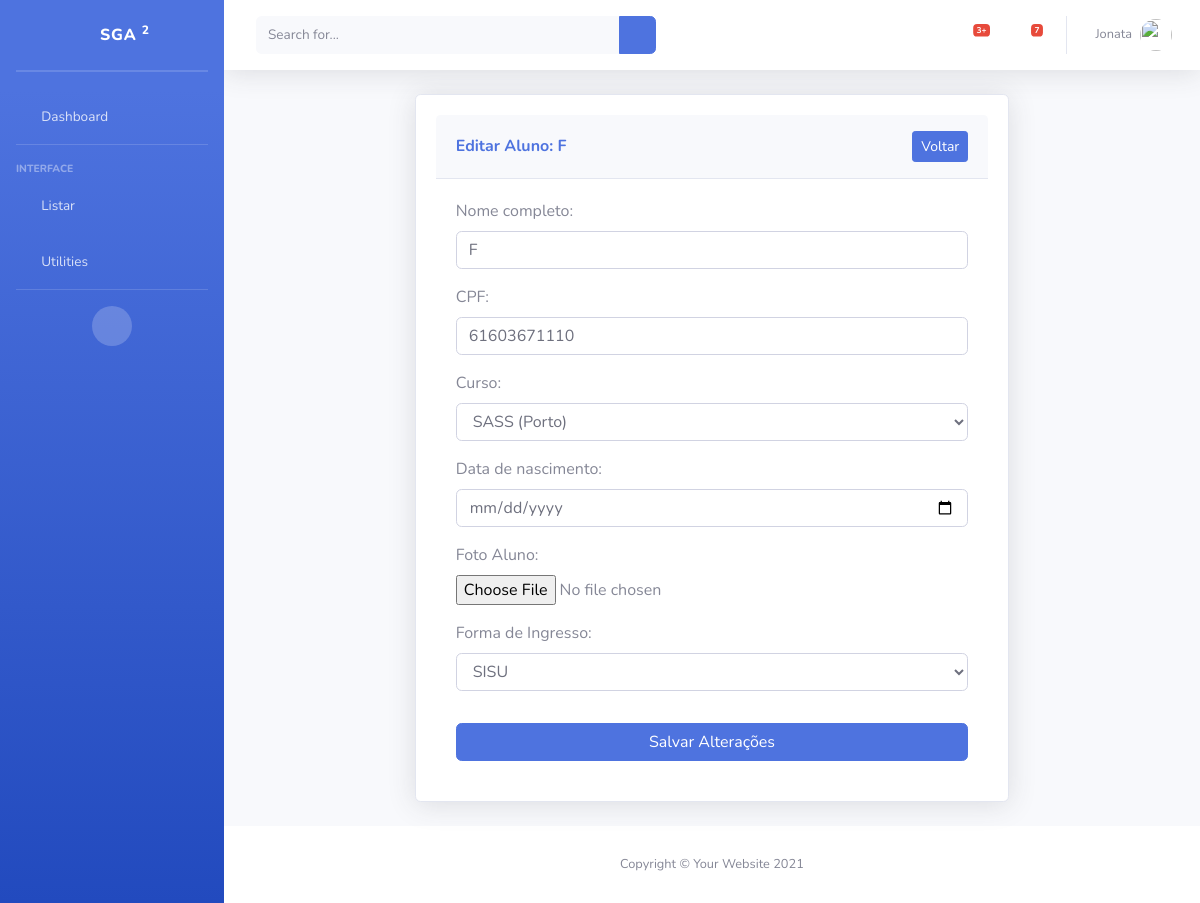
The page /editarAluno/31/ on the database as committed earlier.
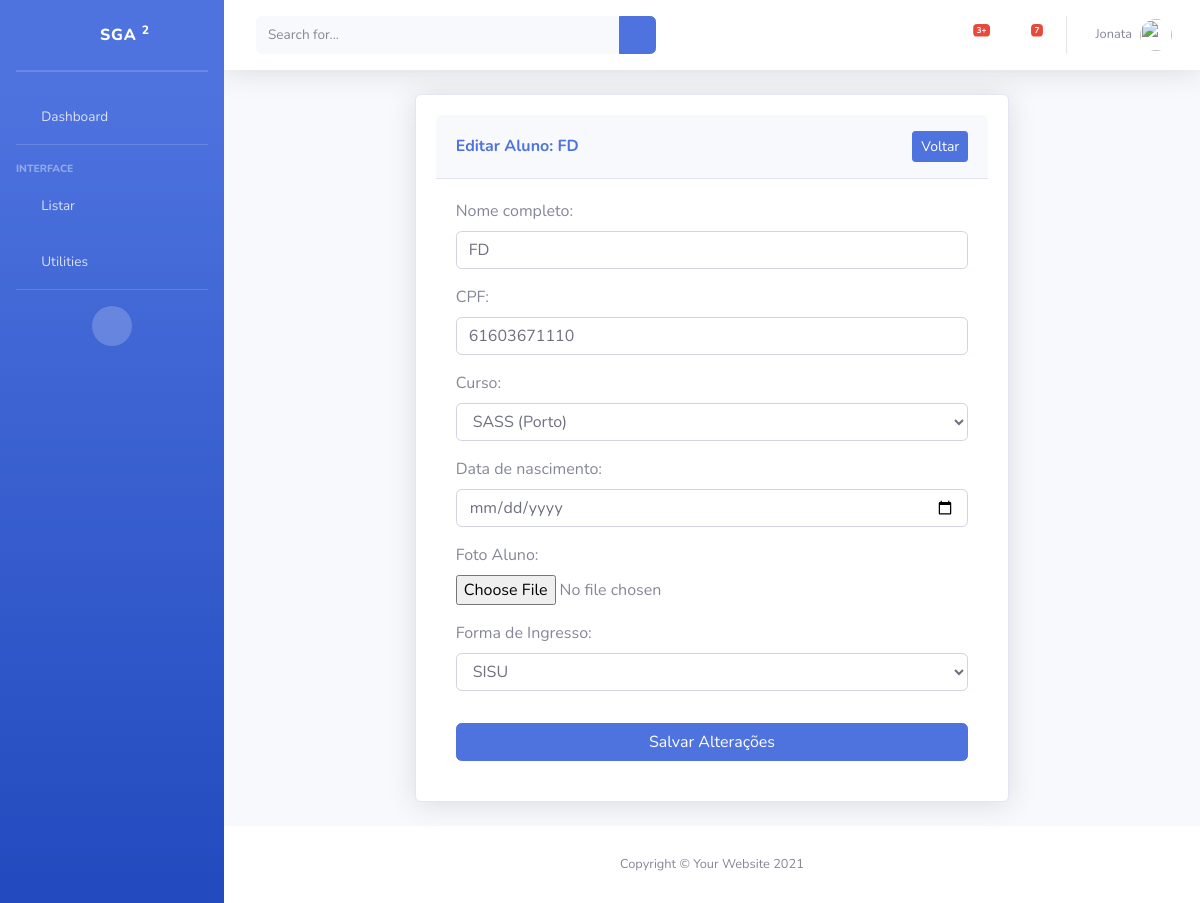
The same page on the database as committed later.
### piloto/models/Aluno.py (models this page shows, shortened)
class Aluno(models.Model):
    nomeCompleto = models.CharField('Nome completo', max_length=500, help_text='')
    cpf = models.CharField('CPF', max_length=11, unique=True, help_text='')
    matricula = models.CharField('Matricula', max_length=10, unique=True, editable=False)
    curso = models.ForeignKey(Curso, verbose_name="Curso", on_delete=models.PROTECT)
    dataNascimento = models.DateField("Data de nascimento", null=True, blank=True)
    foto = models.ImageField("Foto Aluno", upload_to='alunos_fotos/', blank=True, null=True)
    formaIngresso = models.ForeignKey(FormaIngresso, verbose_name="Forma de Ingresso", on_delete=models.PROTECT)
    situacao = models.ForeignKey(Situacao, verbose_name="Situacao", on_delete=models.PROTECT, null=True, blank=True)
    dataCadastro = models.DateField('data de cadastro', default=date.today)
    dataUpdate = models.DateTimeField('Ultima atualização', auto_now=True)
    ativo = models.BooleanField("Ativo", default=True)
    class Meta:
        verbose_name = "Aluno"
        verbose_name_plural = "Alunos"

### piloto/views/EditarAluno.py (the view, shortened to what this page needs)
# urls.py: path('editarAluno/<int:pk>/', EditarAlunoView.as_view(), name='editarAluno'),
class EditarAlunoView(UpdateView):
    model = Aluno
    form_class = AlunoForm
    template_name = 'edit_Aluno/EditAluno.html'
    context_object_name = 'aluno'

### piloto/forms/AlunoForm.py
class AlunoForm(forms.ModelForm):
    class Meta:
        model = Aluno
        fields = [
            'nomeCompleto', 'cpf', 'curso',
            'dataNascimento', 'foto', 'formaIngresso'
        ]
        widgets = {
            'nomeCompleto': forms.TextInput(attrs={'class': 'form-control', 'placeholder': 'Digite o nome completo'}),
            'cpf': forms.TextInput(attrs={'class': 'form-control', 'placeholder': 'Digite o CPF'}),
            'curso': forms.Select(attrs={'class': 'form-control'}),
            'dataNascimento': forms.DateInput(attrs={
                'class': 'form-control', 'type': 'date', 'placeholder': 'Selecione a data de nascimento'
            }),
            'foto': forms.ClearableFileInput(attrs={'class': 'form-control-file'}),
            'formaIngresso': forms.Select(attrs={'class': 'form-control'}),
        }

### piloto/models/Curso.py (called while the page is built)
    def __str__(self):
        return f"{self.nome} ({self.campus.nome})"

### piloto/models/FomaIngresso.py (called while the page is built)
    def __str__(self):
        return self.nome

### templates/edit_Aluno/EditAluno.html (shortened to what this page needs)
{% extends 'Base.html' %}
{% load static %}
{% block content %}
<div class="container d-flex align-items-center justify-content-center" style="min-height: 75vh;">
    <div class="col-xl-8 col-lg-10 col-md-12">
        <div class="card shadow mb-4" style="padding: 20px;">
            <div class="card-header py-3 d-flex justify-content-between align-items-center">
                <h6 class="m-0 font-weight-bold text-primary">Editar Aluno: {{ aluno.nomeCompleto }}</h6>
                <a href="{% url 'listaAlunos' %}" class="btn btn-sm btn-primary">Voltar</a>
            </div>
            <div class="card-body">
                <form method="POST" enctype="multipart/form-data">
                    {{ form.as_p }}
                    <button type="submit" class="btn btn-primary w-100 mt-3">Salvar Alterações</button>
                </form>
            </div>
        </div>
    </div>
</div>
</div>
{% endblock %}

Rows that differ between the two databases and show on the page:
changed Aluno "SASS (Porto)": nomeCompleto "F" → "FD"
